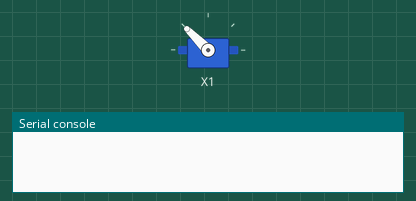
This program was run on a simulated pyboard running MicroPython. On the bench: servo, the last lines printed to the serial console. Library files of the repository ran but are not shown: 1 file(s). At 4.0 s the program stops and its outputs stay as they are.

Above: at 0.1 s.
At 1.1 s:
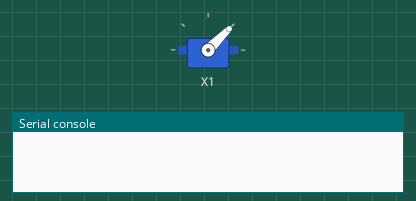
At 2.79 s:
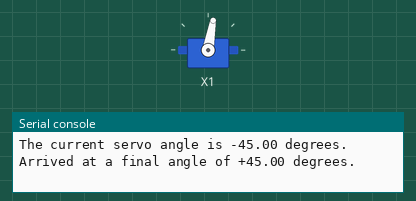
At 3.59 s:
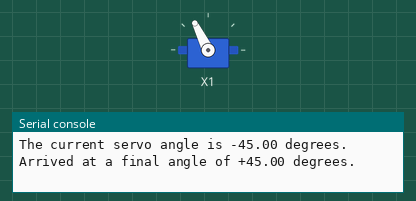
Timing chart, 0 to 5.5 s (numbered marks = the images above):
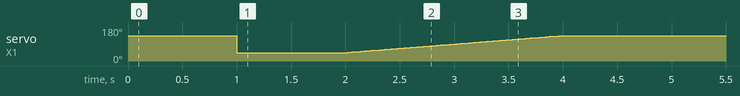

The program:

main.py
```python
###############################################################################
# main.py
#
# Script to run a servo motor connected to the pyb.Servo(1) pin on the board
# See note in script for what physical pin this corresponds to on the version
# of the pyboard that you have.
#
# Code adapted from:
#  http://docs.micropython.org/en/latest/pyboard/pyboard/tutorial/servo.html
#
# Created: 10/06/17
#   - Joshua Vaughan
#   - joshua.vaughan@louisiana.edu
#   - http://www.ucs.louisiana.edu/~jev9637
#
# Modified:
#   * 10/28/17 - JEV - joshua.vaughan@louisiana.edu
#       - Added note about the differing pinout on the pyboard LITE
#
# TODO:
#   *
###############################################################################

import pyb  # import the pyboard module
import time # import the time module

# Define the servo object. The numbering scheme differs between the pyboard and
# the pyboard LITE.
#
# For the pyboard:
#  Servo 1 is connected to X1, Servo 2 to X2, Servo 3 to X3, and Servo 2 to X4
#
# For the pyboard LITE:
#  Servo 1 is connected to X3, Servo 2 to X4, Servo 3 to X1, and Servo 2 to X2

# Here, we'll use the first position on the pyboard
servo1 = pyb.Servo(1)

# Now, we can control the angle of the servo
# The range of possible angles is -90 < angle < 90, but many servos can't move
# over that entire range. A safer range is -60 < angle < 60 or even
# -45 < angle < 45
servo1.angle(45)

# Sleep 1s to let it move to that angle
time.sleep(1)

# Move to -60degrees
servo1.angle(-45)

# Sleep 1s to let it move to that angle
time.sleep(1)

# We can also get the current angle of the servo. Note that this is based
# on the current servo command, not the actual physical angle of the servo
# In many cases, the servo should nearly-exactly track the angle command.
# However, it is possible that the servo does not track the command.
#
# To get the angle, call the .angle() method without an argument
current_angle = servo1.angle()
print("The current servo angle is {:+5.2f} degrees.".format(current_angle))

# Finally, we can also specify how long it should take the servo to move to the
# commanded angle by adding a second argument to the .angle() call. The
# argument should be the time to move in milliseconds (1000 = 1s)

# Move to 45 degrees, taking 2seconds to get there
servo1.angle(45, 2000)

# Let's monitor the angle as it moves
current_angle = servo1.angle()

# While we're more than 1 degree away from the target, print the current angle
while ((current_angle-45)**2 > 1.0):
    current_angle = servo1.angle()
    print("The current servo angle is {:+5.2f} degrees.".format(current_angle))
    time.sleep_ms(100)

current_angle = servo1.angle()
print("Arrived at a final angle of {:+5.2f} degrees.".format(current_angle))
```
